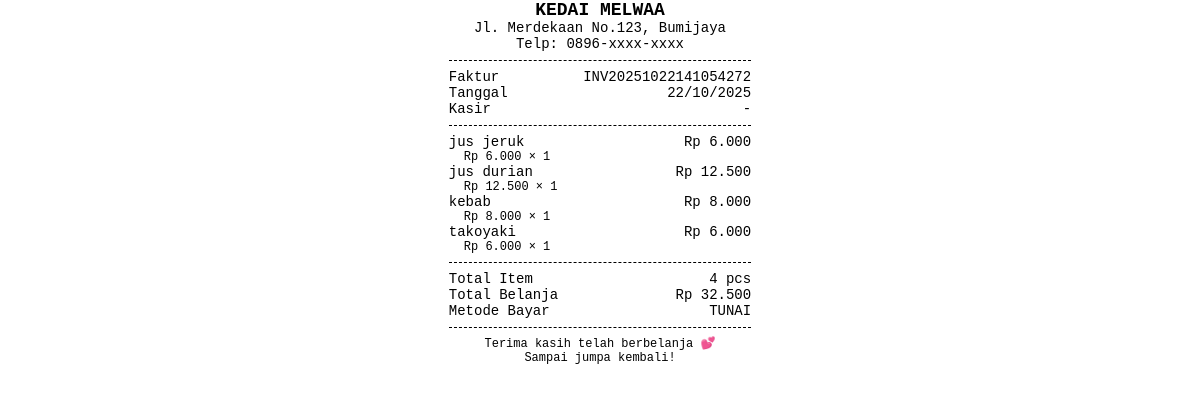
Page /struk.php?nomor_faktur=INV20251022141054272 on the committed database.
### tables this page shows
CREATE TABLE `tb_jual` (
  `id_jual` int(11) NOT NULL,
  `nomor_faktur` varchar(50) NOT NULL,
  `tanggal_beli` datetime NOT NULL DEFAULT current_timestamp(),
  `total_belanja` int(11) NOT NULL,
  `total_bayar` int(11) NOT NULL,
  `kembalian` int(11) NOT NULL,
  `metode_bayar` varchar(20) NOT NULL DEFAULT 'Tunai',
  `ewallet` varchar(50) DEFAULT '-'
);

CREATE TABLE `rinci_jual` (
  `id_rinci_jual` int(11) NOT NULL,
  `nomor_faktur` varchar(50) NOT NULL,
  `kode_produk` varchar(50) NOT NULL,
  `nama_produk` varchar(100) NOT NULL,
  `harga_modal` decimal(10,2) NOT NULL,
  `harga_jual` decimal(10,2) NOT NULL,
  `qty` int(11) NOT NULL,
  `total_harga` decimal(10,2) NOT NULL,
  `untung` decimal(10,2) NOT NULL
);

### struk.php (the view, shortened to what this page needs)
<?php
include "koneksi.php";
$faktur = $_GET['nomor_faktur'];
$query = $koneksi->prepare("
    SELECT *
    FROM tb_jual
    WHERE nomor_faktur = ?
");
$query->bind_param("s", $faktur);
$query->execute();
$transaksi = $query->get_result()->fetch_assoc();
$qDetail = $koneksi->prepare("
    SELECT nama_produk, harga_jual, qty, total_harga
    FROM rinci_jual
    WHERE nomor_faktur = ?
");
$qDetail->bind_param("s", $faktur);
$qDetail->execute();
$detail = $qDetail->get_result();
function rupiah($angka) {
    return "Rp " . number_format($angka, 0, ',', '.');
}
?>
<!DOCTYPE html>
<html>
<head>
</head>
<body>
<div class="center">
    <div style="font-size:18px; font-weight:bold;">KEDAI MELWAA</div>
    <div>Jl. Merdekaan No.123, Bumijaya</div>
    <div>Telp: 0896-xxxx-xxxx</div>
</div>
<div class="line"></div>
<div class="row"><span>Faktur</span><span><?= $faktur ?></span></div>
<div class="row"><span>Tanggal</span><span><?= date("d/m/Y", strtotime($transaksi['tanggal_beli'])) ?></span></div>
<div class="row"><span>Kasir</span><span>-</span></div>
<div class="line"></div>
<?php
$total_item = 0;
while ($row = $detail->fetch_assoc()):
?>
    <div class="row">
        <span><?= $row['nama_produk'] ?></span>
        <span><?= rupiah($row['total_harga']) ?></span>
    </div>
    <div style="margin-left: 15px; font-size:12px;">
        <?= rupiah($row['harga_jual']) ?> × <?= $row['qty'] ?>
    </div>
<?php
$total_item += $row['qty'];
endwhile;
?>
<div class="line"></div>
<div class="row"><span>Total Item</span><span><?= $total_item ?> pcs</span></div>
<div class="row"><span>Total Belanja</span><span><?= rupiah($transaksi['total_belanja']) ?></span></div>
<div class="row"><span>Metode Bayar</span><span><?= strtoupper($transaksi['metode_bayar']) ?></span></div>
<div class="line"></div>
<div class="center" style="font-size:12px;">
    Terima kasih telah berbelanja 💕<br>
    Sampai jumpa kembali!
</div>
</body>
</html>

### struk.php (style rules this page uses)
body { width: 80mm; margin: 0 auto; padding: 0; font-family: "Courier New", monospace; font-size: 14px; }
.center { text-align: center; }
.line { border-top: 1px dashed black; margin: 8px 0; }
.row { display: flex; justify-content: space-between; width: 100%; }

### rows in the picture
tb_jual: tanggal_beli "22/10/2025", total_belanja "Rp 32.500", metode_bayar "TUNAI"
rinci_jual: nama_produk "jus jeruk", total_harga "Rp 6.000", harga_jual "Rp 6.000", qty "1"
rinci_jual: nama_produk "jus durian", total_harga "Rp 12.500", harga_jual "Rp 12.500", qty "1"
rinci_jual: nama_produk "kebab", total_harga "Rp 8.000", harga_jual "Rp 8.000", qty "1"
rinci_jual: nama_produk "takoyaki", total_harga "Rp 6.000", harga_jual "Rp 6.000", qty "1"

### other values in the picture
$faktur "INV20251022141054272"
$total_item "4"
